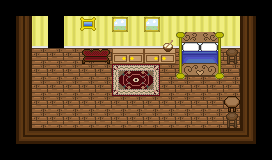

A 2D game scene composited from a Tiled map and its tileset images. What follows is a short description and the map's XML, with each tile layer's data collapsed to a summary:
An orthogonal 17x10 tile map with 16x16 px tiles, 4 tile layers (floor, wall, object, object2), 5 hidden layers not drawn, 7 tilesets.

<map version="1.0" orientation="orthogonal" renderorder="right-down" width="17" height="10" tilewidth="16" tileheight="16">
 <tileset firstgid="1" name="firstanduppertileset" tilewidth="16" tileheight="16">
  <image source="../tiles/firstanduppertileset.png" width="200" height="200" />
 </tileset>
 <tileset firstgid="145" name="basementtileset" tilewidth="16" tileheight="16">
  <image source="../tiles/basementtileset.png" width="200" height="200" />
 </tileset>
 <tileset firstgid="289" name="collision" tilewidth="16" tileheight="16">
  <image source="../tiles/other/collision.png" width="16" height="16" />
 </tileset>
 <tileset firstgid="290" name="lighting" tilewidth="16" tileheight="16">
  <image source="../tiles/other/lighting.png" width="16" height="16" />
 </tileset>
 <tileset firstgid="291" name="characters" tilewidth="16" tileheight="16">
  <image source="../tiles/other/characters.png" width="80" height="32" />
 </tileset>
 <tileset firstgid="301" name="other" tilewidth="16" tileheight="16">
  <image source="../tiles/other/other.png" width="64" height="16" />
 </tileset>
 <tileset firstgid="305" name="footprints" tilewidth="16" tileheight="16">
  <image source="../tiles/footprints.png" width="64" height="16" />
 </tileset>
 <layer name="floor" width="17" height="10">
  <data>[170 cells, 117 non-empty, 1 distinct tile ids]</data>
 </layer>
 <layer name="wall" width="17" height="10">
  <data>[170 cells, 53 non-empty, 6 distinct tile ids]</data>
 </layer>
 <layer name="object" width="17" height="10">
  <data>[170 cells, 24 non-empty, 21 distinct tile ids]</data>
 </layer>
 <layer name="object2" width="17" height="10">
  <data>[170 cells, 5 non-empty, 5 distinct tile ids]</data>
 </layer>
 <layer name="collsion" width="17" height="10" visible="0">
  <data>[170 cells, 34 non-empty, 1 distinct tile ids]</data>
 </layer>
 <layer name="lighting" width="17" height="10" visible="0">
  <data>[170 cells, 50 non-empty, 1 distinct tile ids]</data>
 </layer>
 <layer name="characters" width="17" height="10" visible="0">
  <data>[170 cells, 2 non-empty, 2 distinct tile ids]</data>
 </layer>
 <layer name="puzzle" width="17" height="10" visible="0">
  <data>[170 cells, 2 non-empty, 2 distinct tile ids]</data>
 </layer>
 <layer name="other" width="17" height="10" visible="0">
  <data>[170 cells, 23 non-empty, 3 distinct tile ids]</data>
 </layer>
</map>